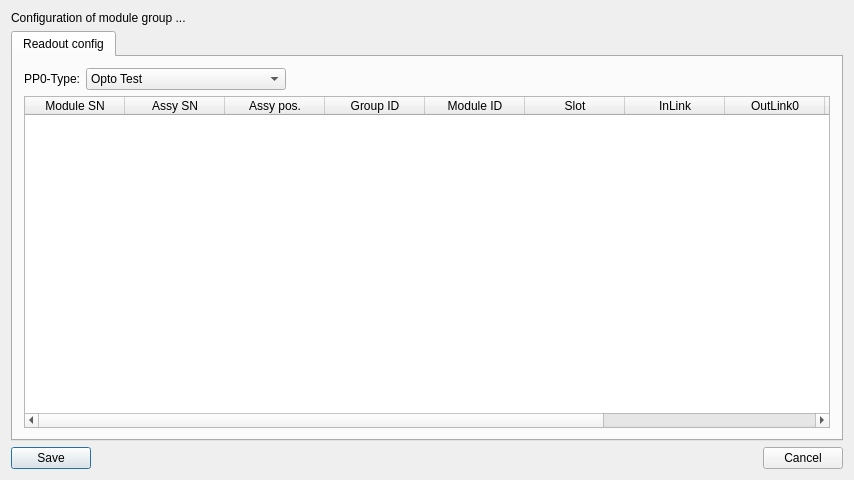
<?xml version="1.0" encoding="UTF-8"?>
<ui version="4.0">
 <class>GroupEditor</class>
 <widget class="QDialog" name="GroupEditor">
  <property name="geometry">
   <rect>
    <x>0</x>
    <y>0</y>
    <width>854</width>
    <height>480</height>
   </rect>
  </property>
  <property name="windowTitle">
   <string>Module Group Editor</string>
  </property>
  <layout class="QVBoxLayout">
   <item>
    <layout class="QVBoxLayout">
     <item>
      <widget class="QLabel" name="groupLabel">
       <property name="text">
        <string>Configuration of module group ...</string>
       </property>
       <property name="wordWrap">
        <bool>false</bool>
       </property>
      </widget>
     </item>
     <item>
      <widget class="QTabWidget" name="tabWidget">
       <widget class="QWidget" name="tab">
        <attribute name="title">
         <string>Readout config</string>
        </attribute>
        <layout class="QVBoxLayout">
         <item>
          <layout class="QVBoxLayout">
           <item>
            <layout class="QHBoxLayout">
             <item>
              <widget class="QLabel" name="textLabel1_2">
               <property name="text">
                <string>PP0-Type:</string>
               </property>
               <property name="wordWrap">
                <bool>false</bool>
               </property>
              </widget>
             </item>
             <item>
              <widget class="QComboBox" name="PP0Box">
               <property name="minimumSize">
                <size>
                 <width>200</width>
                 <height>0</height>
                </size>
               </property>
               <item>
                <property name="text">
                 <string>Opto Test</string>
                </property>
               </item>
               <item>
                <property name="text">
                 <string>Opto Final</string>
                </property>
               </item>
               <item>
                <property name="text">
                 <string>eBoc</string>
                </property>
               </item>
               <item>
                <property name="text">
                 <string>keep module settings</string>
                </property>
               </item>
              </widget>
             </item>
             <item>
              <spacer name="spacer7">
               <property name="orientation">
                <enum>Qt::Horizontal</enum>
               </property>
               <property name="sizeType">
                <enum>QSizePolicy::Expanding</enum>
               </property>
               <property name="sizeHint" stdset="0">
                <size>
                 <width>40</width>
                 <height>20</height>
                </size>
               </property>
              </spacer>
             </item>
            </layout>
           </item>
           <item>
            <widget class="QTableWidget" name="moduleTable">
             <column>
              <property name="text">
               <string>Module SN</string>
              </property>
             </column>
             <column>
              <property name="text">
               <string>Assy SN</string>
              </property>
             </column>
             <column>
              <property name="text">
               <string>Assy pos.</string>
              </property>
             </column>
             <column>
              <property name="text">
               <string>Group ID</string>
              </property>
             </column>
             <column>
              <property name="text">
               <string>Module ID</string>
              </property>
             </column>
             <column>
              <property name="text">
               <string>Slot</string>
              </property>
             </column>
             <column>
              <property name="text">
               <string>InLink</string>
              </property>
             </column>
             <column>
              <property name="text">
               <string>OutLink0</string>
              </property>
             </column>
             <column>
              <property name="text">
               <string>OutLink1</string>
              </property>
             </column>
             <column>
              <property name="text">
               <string>OutLink2</string>
              </property>
             </column>
             <column>
              <property name="text">
               <string>OutLink3</string>
              </property>
             </column>
            </widget>
           </item>
          </layout>
         </item>
        </layout>
       </widget>
      </widget>
     </item>
     <item>
      <layout class="QHBoxLayout">
       <item>
        <widget class="QPushButton" name="saveButton">
         <property name="enabled">
          <bool>true</bool>
         </property>
         <property name="text">
          <string>Save</string>
         </property>
        </widget>
       </item>
       <item>
        <spacer name="spacer1">
         <property name="orientation">
          <enum>Qt::Horizontal</enum>
         </property>
         <property name="sizeType">
          <enum>QSizePolicy::Expanding</enum>
         </property>
         <property name="sizeHint" stdset="0">
          <size>
           <width>331</width>
           <height>21</height>
          </size>
         </property>
        </spacer>
       </item>
       <item>
        <widget class="QPushButton" name="cancelButton">
         <property name="text">
          <string>Cancel</string>
         </property>
        </widget>
       </item>
      </layout>
     </item>
    </layout>
   </item>
  </layout>
 </widget>
 <layoutdefault spacing="6" margin="11"/>
 <pixmapfunction>qPixmapFromMimeSource</pixmapfunction>
 <resources/>
 <connections>
  <connection>
   <sender>cancelButton</sender>
   <signal>clicked()</signal>
   <receiver>GroupEditor</receiver>
   <slot>reject()</slot>
   <hints>
    <hint type="sourcelabel">
     <x>20</x>
     <y>20</y>
    </hint>
    <hint type="destinationlabel">
     <x>20</x>
     <y>20</y>
    </hint>
   </hints>
  </connection>
 </connections>
</ui>
